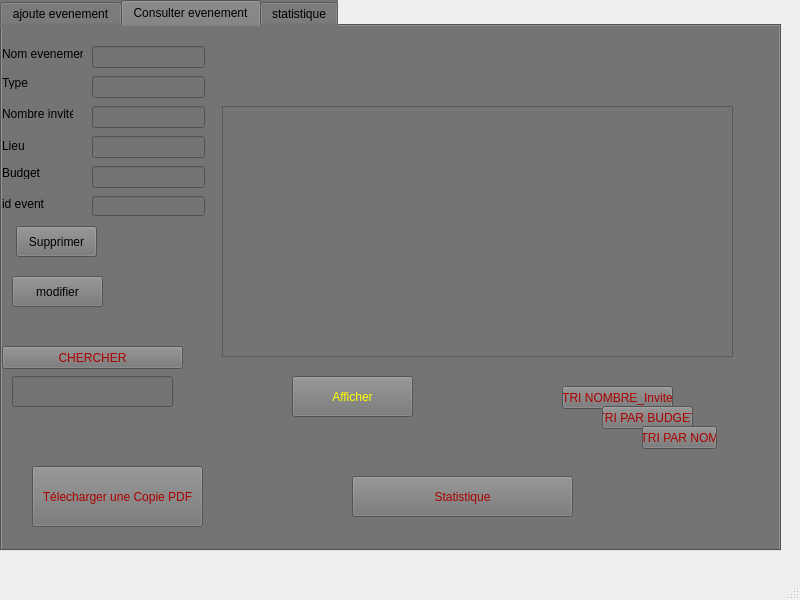
<?xml version="1.0" encoding="UTF-8"?>
<ui version="4.0">
 <class>MainWindow</class>
 <widget class="QMainWindow" name="MainWindow">
  <property name="geometry">
   <rect>
    <x>0</x>
    <y>0</y>
    <width>800</width>
    <height>600</height>
   </rect>
  </property>
  <property name="windowTitle">
   <string>MainWindow</string>
  </property>
  <widget class="QWidget" name="centralwidget">
   <widget class="QTabWidget" name="tabWidget">
    <property name="geometry">
     <rect>
      <x>0</x>
      <y>0</y>
      <width>781</width>
      <height>551</height>
     </rect>
    </property>
    <property name="styleSheet">
     <string notr="true">background-color: rgb(116, 116, 116);</string>
    </property>
    <property name="currentIndex">
     <number>1</number>
    </property>
    <widget class="QWidget" name="tab">
     <attribute name="title">
      <string>ajoute evenement</string>
     </attribute>
     <widget class="QLineEdit" name="lineEdit_4">
      <property name="geometry">
       <rect>
        <x>100</x>
        <y>100</y>
        <width>113</width>
        <height>22</height>
       </rect>
      </property>
     </widget>
     <widget class="QLabel" name="label_3">
      <property name="geometry">
       <rect>
        <x>10</x>
        <y>70</y>
        <width>47</width>
        <height>13</height>
       </rect>
      </property>
      <property name="text">
       <string>Budget</string>
      </property>
     </widget>
     <widget class="QLineEdit" name="lineEdit_5">
      <property name="geometry">
       <rect>
        <x>100</x>
        <y>130</y>
        <width>113</width>
        <height>22</height>
       </rect>
      </property>
     </widget>
     <widget class="QPushButton" name="pushButton">
      <property name="geometry">
       <rect>
        <x>80</x>
        <y>230</y>
        <width>93</width>
        <height>28</height>
       </rect>
      </property>
      <property name="styleSheet">
       <string notr="true">background-color: rgb(255, 0, 0);</string>
      </property>
      <property name="text">
       <string>Ajouter</string>
      </property>
     </widget>
     <widget class="QLineEdit" name="lineEdit_3">
      <property name="geometry">
       <rect>
        <x>100</x>
        <y>70</y>
        <width>113</width>
        <height>22</height>
       </rect>
      </property>
     </widget>
     <widget class="QLabel" name="label_5">
      <property name="geometry">
       <rect>
        <x>10</x>
        <y>130</y>
        <width>71</width>
        <height>16</height>
       </rect>
      </property>
      <property name="text">
       <string>Nombre invités</string>
      </property>
     </widget>
     <widget class="QLineEdit" name="lineEdit">
      <property name="geometry">
       <rect>
        <x>100</x>
        <y>10</y>
        <width>113</width>
        <height>22</height>
       </rect>
      </property>
     </widget>
     <widget class="QLabel" name="label_2">
      <property name="geometry">
       <rect>
        <x>10</x>
        <y>40</y>
        <width>47</width>
        <height>13</height>
       </rect>
      </property>
      <property name="text">
       <string/>
      </property>
     </widget>
     <widget class="QLabel" name="label_6">
      <property name="geometry">
       <rect>
        <x>10</x>
        <y>40</y>
        <width>47</width>
        <height>13</height>
       </rect>
      </property>
      <property name="text">
       <string>Type</string>
      </property>
     </widget>
     <widget class="QLineEdit" name="lineEdit_2">
      <property name="geometry">
       <rect>
        <x>100</x>
        <y>40</y>
        <width>113</width>
        <height>22</height>
       </rect>
      </property>
     </widget>
     <widget class="QLabel" name="label">
      <property name="geometry">
       <rect>
        <x>10</x>
        <y>10</y>
        <width>81</width>
        <height>16</height>
       </rect>
      </property>
      <property name="text">
       <string>Nom evenement </string>
      </property>
     </widget>
     <widget class="QLabel" name="label_4">
      <property name="geometry">
       <rect>
        <x>10</x>
        <y>100</y>
        <width>47</width>
        <height>13</height>
       </rect>
      </property>
      <property name="text">
       <string>Lieu</string>
      </property>
     </widget>
    </widget>
    <widget class="QWidget" name="tab_2">
     <attribute name="title">
      <string>Consulter evenement</string>
     </attribute>
     <widget class="QTableView" name="tableView">
      <property name="geometry">
       <rect>
        <x>220</x>
        <y>80</y>
        <width>511</width>
        <height>251</height>
       </rect>
      </property>
      <property name="gridStyle">
       <enum>Qt::DotLine</enum>
      </property>
      <property name="sortingEnabled">
       <bool>false</bool>
      </property>
      <attribute name="horizontalHeaderCascadingSectionResizes">
       <bool>false</bool>
      </attribute>
      <attribute name="horizontalHeaderMinimumSectionSize">
       <number>50</number>
      </attribute>
      <attribute name="horizontalHeaderDefaultSectionSize">
       <number>85</number>
      </attribute>
     </widget>
     <widget class="QPushButton" name="pushButton_2">
      <property name="geometry">
       <rect>
        <x>290</x>
        <y>350</y>
        <width>121</width>
        <height>41</height>
       </rect>
      </property>
      <property name="styleSheet">
       <string notr="true">color: rgb(255, 255, 0);</string>
      </property>
      <property name="text">
       <string>Afficher</string>
      </property>
     </widget>
     <widget class="QPushButton" name="modifevent">
      <property name="geometry">
       <rect>
        <x>10</x>
        <y>250</y>
        <width>91</width>
        <height>31</height>
       </rect>
      </property>
      <property name="text">
       <string>modifier</string>
      </property>
     </widget>
     <widget class="QPushButton" name="suppevent">
      <property name="geometry">
       <rect>
        <x>14</x>
        <y>200</y>
        <width>81</width>
        <height>31</height>
       </rect>
      </property>
      <property name="text">
       <string>Supprimer</string>
      </property>
     </widget>
     <widget class="QLabel" name="label_7">
      <property name="geometry">
       <rect>
        <x>0</x>
        <y>80</y>
        <width>71</width>
        <height>16</height>
       </rect>
      </property>
      <property name="text">
       <string>Nombre invités</string>
      </property>
     </widget>
     <widget class="QLabel" name="label_8">
      <property name="geometry">
       <rect>
        <x>0</x>
        <y>140</y>
        <width>47</width>
        <height>13</height>
       </rect>
      </property>
      <property name="text">
       <string>Budget</string>
      </property>
     </widget>
     <widget class="QLineEdit" name="lineEdit_6">
      <property name="geometry">
       <rect>
        <x>90</x>
        <y>140</y>
        <width>113</width>
        <height>22</height>
       </rect>
      </property>
     </widget>
     <widget class="QLabel" name="label_9">
      <property name="geometry">
       <rect>
        <x>0</x>
        <y>20</y>
        <width>81</width>
        <height>16</height>
       </rect>
      </property>
      <property name="text">
       <string>Nom evenement </string>
      </property>
     </widget>
     <widget class="QLabel" name="label_10">
      <property name="geometry">
       <rect>
        <x>0</x>
        <y>110</y>
        <width>51</width>
        <height>20</height>
       </rect>
      </property>
      <property name="text">
       <string>Lieu</string>
      </property>
     </widget>
     <widget class="QLabel" name="label_11">
      <property name="geometry">
       <rect>
        <x>0</x>
        <y>50</y>
        <width>47</width>
        <height>13</height>
       </rect>
      </property>
      <property name="text">
       <string>Type</string>
      </property>
     </widget>
     <widget class="QLineEdit" name="lineEdit_7">
      <property name="geometry">
       <rect>
        <x>90</x>
        <y>20</y>
        <width>113</width>
        <height>22</height>
       </rect>
      </property>
     </widget>
     <widget class="QLineEdit" name="lineEdit_8">
      <property name="geometry">
       <rect>
        <x>90</x>
        <y>80</y>
        <width>113</width>
        <height>22</height>
       </rect>
      </property>
     </widget>
     <widget class="QLineEdit" name="lineEdit_9">
      <property name="geometry">
       <rect>
        <x>90</x>
        <y>50</y>
        <width>113</width>
        <height>22</height>
       </rect>
      </property>
     </widget>
     <widget class="QLineEdit" name="lineEdit_10">
      <property name="geometry">
       <rect>
        <x>90</x>
        <y>110</y>
        <width>113</width>
        <height>22</height>
       </rect>
      </property>
     </widget>
     <widget class="QLabel" name="label_12">
      <property name="geometry">
       <rect>
        <x>0</x>
        <y>170</y>
        <width>71</width>
        <height>16</height>
       </rect>
      </property>
      <property name="text">
       <string>id event</string>
      </property>
     </widget>
     <widget class="QLineEdit" name="lineEdit_11">
      <property name="geometry">
       <rect>
        <x>90</x>
        <y>170</y>
        <width>113</width>
        <height>20</height>
       </rect>
      </property>
     </widget>
     <widget class="QPushButton" name="pb_tri_nb">
      <property name="geometry">
       <rect>
        <x>560</x>
        <y>360</y>
        <width>111</width>
        <height>23</height>
       </rect>
      </property>
      <property name="styleSheet">
       <string notr="true">color: rgb(170, 0, 0);</string>
      </property>
      <property name="text">
       <string>TRI NOMBRE_Invite</string>
      </property>
     </widget>
     <widget class="QPushButton" name="TRI_budgt">
      <property name="geometry">
       <rect>
        <x>600</x>
        <y>380</y>
        <width>91</width>
        <height>23</height>
       </rect>
      </property>
      <property name="styleSheet">
       <string notr="true">color: rgb(170, 0, 0);</string>
      </property>
      <property name="text">
       <string>TRI PAR BUDGET</string>
      </property>
     </widget>
     <widget class="QPushButton" name="tri_nom">
      <property name="geometry">
       <rect>
        <x>640</x>
        <y>400</y>
        <width>75</width>
        <height>23</height>
       </rect>
      </property>
      <property name="styleSheet">
       <string notr="true">color: rgb(170, 0, 0);</string>
      </property>
      <property name="text">
       <string>TRI PAR NOM</string>
      </property>
     </widget>
     <widget class="QPushButton" name="chercherfour">
      <property name="geometry">
       <rect>
        <x>0</x>
        <y>320</y>
        <width>181</width>
        <height>23</height>
       </rect>
      </property>
      <property name="styleSheet">
       <string notr="true">color: rgb(170, 0, 0);</string>
      </property>
      <property name="text">
       <string>CHERCHER</string>
      </property>
     </widget>
     <widget class="QLineEdit" name="cher1">
      <property name="geometry">
       <rect>
        <x>10</x>
        <y>350</y>
        <width>161</width>
        <height>31</height>
       </rect>
      </property>
     </widget>
     <widget class="QPushButton" name="PDF">
      <property name="geometry">
       <rect>
        <x>30</x>
        <y>440</y>
        <width>171</width>
        <height>61</height>
       </rect>
      </property>
      <property name="styleSheet">
       <string notr="true">color: rgb(170, 0, 0);</string>
      </property>
      <property name="text">
       <string>Télecharger une Copie PDF</string>
      </property>
     </widget>
     <widget class="QPushButton" name="pushButton_3">
      <property name="geometry">
       <rect>
        <x>350</x>
        <y>450</y>
        <width>221</width>
        <height>41</height>
       </rect>
      </property>
      <property name="styleSheet">
       <string notr="true">color: rgb(170, 0, 0);</string>
      </property>
      <property name="text">
       <string>Statistique</string>
      </property>
     </widget>
    </widget>
    <widget class="QWidget" name="tab_3">
     <attribute name="title">
      <string>statistique</string>
     </attribute>
     <widget class="QCustomPlot" name="customPlot" native="true">
      <property name="geometry">
       <rect>
        <x>30</x>
        <y>60</y>
        <width>731</width>
        <height>391</height>
       </rect>
      </property>
     </widget>
    </widget>
   </widget>
  </widget>
  <widget class="QMenuBar" name="menubar">
   <property name="geometry">
    <rect>
     <x>0</x>
     <y>0</y>
     <width>800</width>
     <height>21</height>
    </rect>
   </property>
  </widget>
  <widget class="QStatusBar" name="statusbar"/>
 </widget>
 <customwidgets>
  <customwidget>
   <class>QCustomPlot</class>
   <extends>QWidget</extends>
   <header>qcustomplot.h</header>
   <container>1</container>
  </customwidget>
 </customwidgets>
 <resources/>
 <connections/>
</ui>
